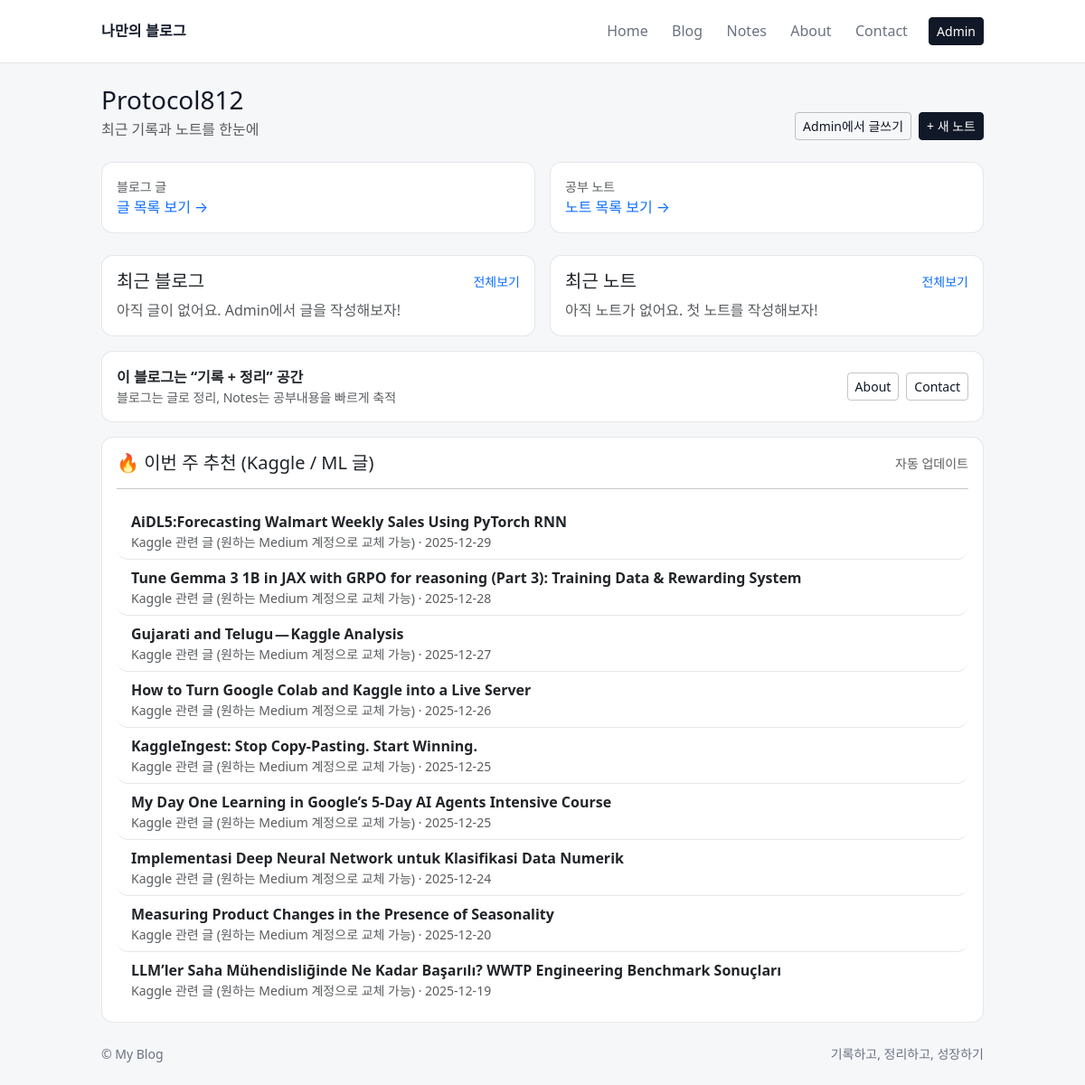
The page / on the database its author committed.
### aggregator/models.py (models this page shows, shortened)
class FeedEntry(models.Model):
    source = models.ForeignKey(FeedSource, on_delete=models.CASCADE, related_name="entries")
    title = models.CharField(max_length=300)
    url = models.URLField()
    summary = models.TextField(blank=True, default="")
    published_at = models.DateTimeField(null=True, blank=True)
    uid = models.CharField(max_length=500, unique=True)
    created_at = models.DateTimeField(auto_now_add=True)
    class Meta:
        ordering = ["-published_at", "-created_at"]

class FeedSource(models.Model):
    name = models.CharField(max_length=120, unique=True)
    site_url = models.URLField(blank=True, default="")
    feed_url = models.URLField(unique=True)
    is_active = models.BooleanField(default=True)

### blog/views.py (the view)
# urls.py: path("", blog_views.home, name="home"),     # ✅ 홈 대시보드
def home(request):
    recommended = FeedEntry.objects.select_related("source").all()[:9]  # 최신 9개
    return render(request, "blog/home.html", {"recommended": recommended})

### blog/templates/blog/home.html (shortened to what this page needs)
{% extends "blog/base.html" %}
{% block content %}
<div class="mb-4">
  <div class="d-flex justify-content-between align-items-end">
    <div>
      <h3 class="mb-1">Protocol812</h3>
      <div class="text-muted">최근 기록과 노트를 한눈에</div>
    </div>
    <div class="d-flex gap-2">
      <a class="btn btn-outline-dark btn-sm" href="/admin/">
        Admin에서 글쓰기
      </a>
      <a class="btn btn-dark btn-sm" href="{% url 'note_create' %}">
        + 새 노트
      </a>
    </div>
  </div>
</div>
<div class="row g-3 mb-4">
  <div class="col-md-6">
    <div class="card p-3">
      <div class="text-muted small">블로그 글</div>
      <a class="text-decoration-none" href="{% url 'post_list' %}">글 목록 보기 →</a>
    </div>
  </div>
  <div class="col-md-6">
    <div class="card p-3">
      <div class="text-muted small">공부 노트</div>
      <a class="text-decoration-none" href="{% url 'note_list' %}">노트 목록 보기 →</a>
    </div>
  </div>
</div>
<div class="row g-3">
  <div class="col-lg-6">
    <div class="card">
      <div class="card-body">
        <div class="d-flex justify-content-between align-items-center mb-2">
          <h5 class="mb-0">최근 블로그</h5>
          <a class="text-decoration-none small" href="{% url 'post_list' %}">전체보기</a>
        </div>
        {% if latest_posts %}
          <div class="list-group list-group-flush">
            {% for p in latest_posts %}
              <div class="list-group-item px-0">
                <div class="fw-semibold">{{ p.title }}</div>
                <div class="text-muted small">{{ p.created_at|date:"Y-m-d H:i" }}</div>
              </div>
            {% endfor %}
          </div>
        {% else %}
          <div class="text-muted">아직 글이 없어요. Admin에서 글을 작성해보자!</div>
        {% endif %}
      </div>
    </div>
  </div>
  <div class="col-lg-6">
    <div class="card">
      <div class="card-body">
        <div class="d-flex justify-content-between align-items-center mb-2">
          <h5 class="mb-0">최근 노트</h5>
          <a class="text-decoration-none small" href="{% url 'note_list' %}">전체보기</a>
        </div>
        {% if latest_notes %}
          <div class="list-group list-group-flush">
            {% for n in latest_notes %}
              <a class="list-group-item px-0 text-decoration-none" href="{% url 'note_detail' n.pk %}">
                <div class="fw-semibold text-dark">{{ n.title }}</div>
                {% if n.course %}<div class="text-muted small">과목/주제: {{ n.course }}</div>{% endif %}
                <div class="text-muted small">{{ n.created_at|date:"Y-m-d H:i" }}</div>
              </a>
            {% endfor %}
          </div>
        {% else %}
          <div class="text-muted">아직 노트가 없어요. 첫 노트를 작성해보자!</div>
        {% endif %}
      </div>
    </div>
  </div>
  <div class="col-12">
    <div class="card p-3">
      <div class="d-flex flex-wrap justify-content-between align-items-center gap-2">
        <div>
          <div class="fw-semibold">이 블로그는 “기록 + 정리” 공간</div>
          <div class="text-muted small">블로그는 글로 정리, Notes는 공부내용을 빠르게 축적</div>
        </div>
        <div class="d-flex gap-2">
          <a class="btn btn-outline-dark btn-sm" href="{% url 'about' %}">About</a>
          <a class="btn btn-outline-dark btn-sm" href="{% url 'contact' %}">Contact</a>
        </div>
      </div>
    </div>
  </div>
</div>
<div class="card mt-3">
  <div class="card-body">
    <div class="d-flex justify-content-between align-items-center">
      <h5 class="mb-0">🔥 이번 주 추천 (Kaggle / ML 글)</h5>
      <span class="text-muted small">자동 업데이트</span>
    </div>
    <hr>
    {% if recommended %}
      <div class="list-group list-group-flush">
        {% for e in recommended %}
          <a class="list-group-item list-group-item-action"
             href="{{ e.url }}" target="_blank" rel="noopener">
            <div class="d-flex justify-content-between align-items-start">
              <div>
                <div class="fw-semibold">{{ e.title }}</div>
                <div class="text-muted small">
                  {{ e.source.name }}
                  {% if e.published_at %} · {{ e.published_at|date:"Y-m-d" }}{% endif %}
                </div>
              </div>
            </div>
          </a>
        {% endfor %}
      </div>
    {% else %}
      <div class="text-muted">
        아직 가져온 추천 글이 없어요. 아래 명령으로 먼저 업데이트해 주세요.
        <div class="mt-2"><code>python manage.py fetch_feeds</code></div>
      </div>
    {% endif %}
  </div>
</div>
{% endblock %}

### blog/templates/blog/base.html (shortened to what this page needs)
<!doctype html>
<html lang="ko">
<head>
  <link href="https://cdn.jsdelivr.net/npm/bootstrap@5.3.3/dist/css/bootstrap.min.css" rel="stylesheet">
</head>
<body>
<header>
  <div class="container app-container py-3 d-flex justify-content-between align-items-center">
    <a href="{% url 'home' %}" class="brand">
      나만의 블로그
    </a>
    <nav class="d-flex align-items-center gap-1">
      <a class="nav-link-custom" href="{% url 'home' %}">Home</a>
      <a class="nav-link-custom" href="{% url 'post_list' %}">Blog</a>
      <a class="nav-link-custom" href="{% url 'note_list' %}">Notes</a>
      <a class="nav-link-custom" href="{% url 'about' %}">About</a>
      <a class="nav-link-custom" href="{% url 'contact' %}">Contact</a>
      <a class="btn btn-dark btn-sm ms-2" href="/admin/">
        Admin
      </a>
    </nav>
  </div>
</header>
<main class="container app-container py-4">
  {% block content %}{% endblock %}
</main>
<footer class="container app-container pb-4">
  <div class="d-flex justify-content-between align-items-center">
    <div>© {{ now|date:"Y" }} My Blog</div>
    <div>기록하고, 정리하고, 성장하기</div>
  </div>
</footer>
</body>
</html>

### blog/templates/blog/base.html (style rules this page uses)
:root { --accent: #111827; --bg: #f6f7f9; --card: #ffffff; --text: #111827; --muted: #6b7280; --line: rgba(17,24,39,.10); }
body { background: var(--bg); color: var(--text); }
.app-container { max-width: 1000px; }
header { background: #ffffff; border-bottom: 1px solid var(--line); }
.brand { font-weight: 700; letter-spacing: .2px; color: var(--accent); text-decoration: none; }
.nav-link-custom { color: var(--muted); text-decoration: none; padding: .4rem .7rem; border-radius: .6rem; font-weight: 500; transition: all .15s ease; }
.btn-dark { background: var(--accent); border-color: var(--accent); }
.btn-outline-dark { color: var(--accent); border-color: rgba(17,24,39,.25); }
.card, .list-group-item { background: var(--card); border: 1px solid var(--line); border-radius: .8rem; }
footer { color: var(--muted); font-size: .875rem; }

### rows shown on the page
FeedEntry: title "AiDL5:Forecasting Walmart Weekly Sales Using PyTorch RNN", source.name "Kaggle 관련 글 (원하는 Medium 계정으로 교체 가능)", published_at "2025-12-29"
FeedEntry: title "Tune Gemma 3 1B in JAX with GRPO for reasoning (Part 3): Training Data & Rewarding System", source.name "Kaggle 관련 글 (원하는 Medium 계정으로 교체 가능)", published_at "2025-12-28"
FeedEntry: title "Gujarati and Telugu — Kaggle Analysis", source.name "Kaggle 관련 글 (원하는 Medium 계정으로 교체 가능)", published_at "2025-12-27"
FeedEntry: title "How to Turn Google Colab and Kaggle into a Live Server", source.name "Kaggle 관련 글 (원하는 Medium 계정으로 교체 가능)", published_at "2025-12-26"
FeedEntry: title "KaggleIngest: Stop Copy-Pasting. Start Winning.", source.name "Kaggle 관련 글 (원하는 Medium 계정으로 교체 가능)", published_at "2025-12-25"
FeedEntry: title "My Day One Learning in Google’s 5-Day AI Agents Intensive Course", source.name "Kaggle 관련 글 (원하는 Medium 계정으로 교체 가능)", published_at "2025-12-25"
FeedEntry: title "Implementasi Deep Neural Network untuk Klasifikasi Data Numerik", source.name "Kaggle 관련 글 (원하는 Medium 계정으로 교체 가능)", published_at "2025-12-24"
FeedEntry: title "Measuring Product Changes in the Presence of Seasonality", source.name "Kaggle 관련 글 (원하는 Medium 계정으로 교체 가능)", published_at "2025-12-20"
FeedEntry: title "LLM’ler Saha Mühendisliğinde Ne Kadar Başarılı? WWTP Engineering Benchmark Sonuçları", source.name "Kaggle 관련 글 (원하는 Medium 계정으로 교체 가능)", published_at "2025-12-19"
